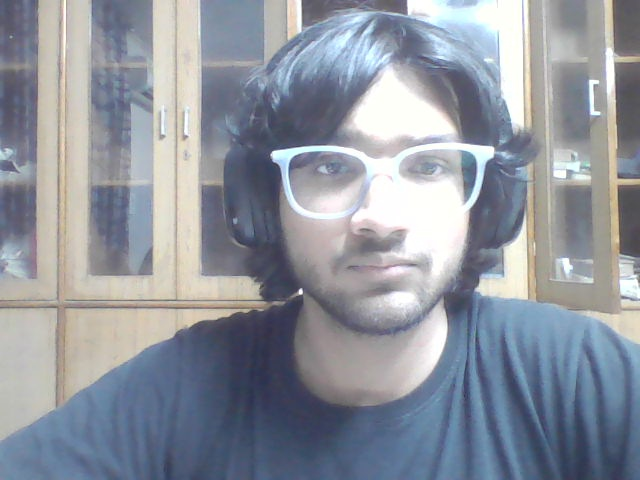
#> input picture Database/Aayush_Sardana_001/photos/Aayush_Sardana_001_01.jpg, 640 x 480 px
$ python -i face_detector.py   (imports and definitions only)
#> lines starting #> are read from the running program, lines starting #| are printed output that depends on the picture
"""
Phase 1 — Face Understanding
Uses OpenCV Haar cascades + geometry to produce landmarks, symmetry, and alignment.
No external model downloads required.
"""

import cv2
import numpy as np
from dataclasses import dataclass, field
from typing import Optional
import math


# ─── Data contracts ───────────────────────────────────────────────────────────

@dataclass
class FaceBoundingBox:
    x: int; y: int; w: int; h: int; confidence: float
    @property
    def center(self): return (self.x + self.w // 2, self.y + self.h // 2)

@dataclass
class LandmarkPoint:
    x: float; y: float; z: float = 0.0
    px: int = 0; py: int = 0

@dataclass
class Phase1Result:
    success: bool
    bbox: Optional[FaceBoundingBox] = None
    landmarks: list = field(default_factory=list)
    symmetry_score: float = 0.0
    symmetry_label: str = ""
    alignment_angle: float = 0.0
    face_height: int = 0
    face_width: int = 0
    error: str = ""
    # Extra: raw eye rects, mouth rect for downstream use
    eye_rects: list = field(default_factory=list)   # [(x,y,w,h), ...]
    nose_rect: Optional[tuple] = None
    mouth_rect: Optional[tuple] = None


class FaceDetector:
    """OpenCV-based face detector with 68-point approximated landmark grid."""

    def __init__(self):
        self._face_cas  = cv2.CascadeClassifier(cv2.data.haarcascades + 'haarcascade_frontalface_default.xml')
        self._face_alt  = cv2.CascadeClassifier(cv2.data.haarcascades + 'haarcascade_frontalface_alt2.xml')
        self._eye_cas   = cv2.CascadeClassifier(cv2.data.haarcascades + 'haarcascade_eye.xml')
        self._smile_cas = cv2.CascadeClassifier(cv2.data.haarcascades + 'haarcascade_smile.xml')
        self._nose_cas  = cv2.CascadeClassifier(cv2.data.haarcascades + 'haarcascade_frontalface_alt_tree.xml')

    # ── public ────────────────────────────────────────────────────────────────

    def analyze(self, image_bgr: np.ndarray) -> Phase1Result:
        h, w = image_bgr.shape[:2]
        gray = cv2.cvtColor(image_bgr, cv2.COLOR_BGR2GRAY)
        gray_eq = cv2.equalizeHist(gray)

        # Detect face
        faces = self._face_cas.detectMultiScale(gray_eq, 1.1, 5, minSize=(60,60))
        if len(faces) == 0:
            faces = self._face_alt.detectMultiScale(gray_eq, 1.1, 3, minSize=(60,60))
        if len(faces) == 0:
            return Phase1Result(success=False, error="No face detected in image.")

        # Use largest face
        fx, fy, fw, fh = sorted(faces, key=lambda r: r[2]*r[3], reverse=True)[0]
        bbox = FaceBoundingBox(x=fx, y=fy, w=fw, h=fh, confidence=0.9)

        face_gray = gray[fy:fy+fh, fx:fx+fw]
        face_eq   = gray_eq[fy:fy+fh, fx:fx+fw]

        # Detect eyes within face ROI
        eyes = self._eye_cas.detectMultiScale(face_eq, 1.1, 5, minSize=(20,20))
        eyes_abs = [(fx+ex, fy+ey, ew, eh) for (ex,ey,ew,eh) in eyes]

        # Detect mouth
        mouth_region = face_gray[fh//2:, :]
        smiles = self._smile_cas.detectMultiScale(mouth_region, 1.7, 20,
                                                   minSize=(fw//4, fh//8))
        mouth_abs = None
        if len(smiles) > 0:
            mx, my, mw, mh = smiles[0]
            mouth_abs = (fx+mx, fy+fh//2+my, mw, mh)

        # Build approximated 68-style landmark grid from geometry
        landmarks = self._build_landmarks(fx, fy, fw, fh, eyes_abs, mouth_abs, w, h)

        # Symmetry
        sym_score, sym_label = self._compute_symmetry(fx, fy, fw, fh, eyes_abs)

        # Alignment angle
        angle = self._compute_angle(eyes_abs, fx, fw)

        return Phase1Result(
            success=True,
            bbox=bbox,
            landmarks=landmarks,
            symmetry_score=sym_score,
            symmetry_label=sym_label,
            alignment_angle=angle,
            face_height=fh,
            face_width=fw,
            eye_rects=eyes_abs,
            mouth_rect=mouth_abs,
        )

    def draw_landmarks(self, image_bgr: np.ndarray, result: Phase1Result,
                       draw_mesh=True, draw_bbox=True, draw_key_points=True) -> np.ndarray:
        out = image_bgr.copy()
        if not result.success:
            return out

        if draw_bbox:
            b = result.bbox
            cv2.rectangle(out, (b.x, b.y), (b.x+b.w, b.y+b.h), (0,255,100), 2)

        # Draw landmark points
        if draw_key_points:
            for i, lm in enumerate(result.landmarks):
                color = (0, 200, 255) if i in (30, 8, 0, 16, 36, 45, 48, 54) else (100, 180, 255)
                cv2.circle(out, (lm.px, lm.py), 2, color, -1)

        # Draw eye rects
        for (ex, ey, ew, eh) in result.eye_rects:
            cv2.rectangle(out, (ex, ey), (ex+ew, ey+eh), (255, 100, 0), 1)

        # Draw mouth rect
        if result.mouth_rect:
            mx, my, mw, mh = result.mouth_rect
            cv2.rectangle(out, (mx, my), (mx+mw, my+mh), (0, 80, 255), 1)

        # Symmetry midline
        b = result.bbox
        mid_x = b.x + b.w // 2
        cv2.line(out, (mid_x, b.y), (mid_x, b.y+b.h), (200,200,0), 1)

        label = f"Symmetry: {result.symmetry_score:.1f}%  |  {result.symmetry_label}"
        cv2.putText(out, label, (10, 28), cv2.FONT_HERSHEY_SIMPLEX, 0.6, (255,255,255), 2)
        cv2.putText(out, label, (10, 28), cv2.FONT_HERSHEY_SIMPLEX, 0.6, (30,30,30), 1)
        return out

    def close(self): pass
    def __enter__(self): return self
    def __exit__(self, *_): self.close()

    # ── landmark grid ─────────────────────────────────────────────────────────

    def _build_landmarks(self, fx, fy, fw, fh, eyes, mouth, img_w, img_h) -> list:
        """
        Approximate 68-style landmark positions from face geometry.
        Returns list of LandmarkPoint (index-compatible with region extractor).
        We generate 68 geometrically-spaced points covering all facial zones.
        """
        pts = []

        # Helper
        def pt(x, y):
            nx, ny = x / img_w, y / img_h
            pts.append(LandmarkPoint(x=nx, y=ny, z=0.0, px=int(x), py=int(y)))

        # Jaw line (points 0–16): 17 points along jaw
        for i in range(17):
            t = i / 16
            x = fx + fw * (0.05 + 0.90 * t)
            y = fy + fh * (0.60 + 0.40 * math.sin(math.pi * t))
            pt(x, y)

        # Eyebrows (17–21 left, 22–26 right)
        brow_y = fy + fh * 0.28
        for i in range(5):
            pt(fx + fw*(0.12 + 0.16*i/4), brow_y)       # left brow
        for i in range(5):
            pt(fx + fw*(0.52 + 0.16*i/4), brow_y)       # right brow

        # Nose bridge (27–30) + nostrils (31–35)
        nose_cx = fx + fw * 0.50
        for i in range(4):
            pt(nose_cx, fy + fh*(0.38 + 0.12*i/3))
        for i in range(5):
            pt(fx + fw*(0.34 + 0.08*i/4), fy + fh*0.56)

        # Eyes
        if len(eyes) >= 2:
            # Sort eyes left to right
            eyes_sorted = sorted(eyes[:2], key=lambda e: e[0])
            for e in eyes_sorted:
                ex, ey, ew, eh = e
                cx, cy = ex + ew//2, ey + eh//2
                for i in range(6):
                    a = math.pi * i / 5
                    px_ = cx + int(ew//2 * math.cos(a))
                    py_ = cy + int(eh//2 * math.sin(a) * 0.5)
                    pt(px_, py_)
        else:
            # Fallback: geometric estimate
            for side in [0.22, 0.65]:
                cx = fx + int(fw * side)
                cy = fy + int(fh * 0.38)
                for i in range(6):
                    a = math.pi * i / 5
                    pt(cx + int(fw*0.08*math.cos(a)), cy + int(fh*0.04*math.sin(a)))

        # Mouth (48–59)
        if mouth:
            mx, my, mw, mh = mouth
            cx, cy = mx + mw//2, my + mh//2
            for i in range(12):
                a = 2 * math.pi * i / 12
                pt(cx + int(mw//2*math.cos(a)), cy + int(mh//2*math.sin(a)))
        else:
            cx = fx + fw//2
            cy = fy + int(fh * 0.74)
            for i in range(12):
                a = 2 * math.pi * i / 12
                pt(cx + int(fw*0.12*math.cos(a)), cy + int(fh*0.05*math.sin(a)))

        # Inner lips (60–67): 8 points inside mouth
        cx = fx + fw//2
        cy = fy + int(fh * 0.74)
        for i in range(8):
            a = 2 * math.pi * i / 8
            pt(cx + int(fw*0.08*math.cos(a)), cy + int(fh*0.03*math.sin(a)))

        return pts

    # ── symmetry ──────────────────────────────────────────────────────────────

    def _compute_symmetry(self, fx, fy, fw, fh, eyes) -> tuple:
        mid_x = fx + fw // 2
        scores = []

        if len(eyes) >= 2:
            eyes_sorted = sorted(eyes[:2], key=lambda e: e[0])
            el = eyes_sorted[0]; er = eyes_sorted[1]
            cl_x = el[0] + el[2]//2
            cr_x = er[0] + er[2]//2
            d_left  = abs(cl_x - mid_x)
            d_right = abs(cr_x - mid_x)
            if d_left + d_right > 0:
                asym = abs(d_left - d_right) / ((d_left + d_right) / 2)
                scores.append(asym)
            # Eye size ratio
            size_ratio = min(el[2]*el[3], er[2]*er[3]) / max(el[2]*el[3], er[2]*er[3])
            scores.append(1 - size_ratio)

        # Fallback geometric score
        if not scores:
            scores = [0.05]

        mean_asym = float(np.mean(scores))
        score = max(0.0, min(100.0, (1 - mean_asym / 0.30) * 100))

        if score >= 90:   label = "Highly Symmetric"
        elif score >= 75: label = "Normal Symmetry"
        elif score >= 55: label = "Mild Asymmetry"
        elif score >= 35: label = "Moderate Asymmetry"
        else:             label = "Notable Asymmetry"

        return round(score, 1), label

    def _compute_angle(self, eyes, fx, fw) -> float:
        if len(eyes) >= 2:
            eyes_sorted = sorted(eyes[:2], key=lambda e: e[0])
            el, er = eyes_sorted
            cl = (el[0]+el[2]//2, el[1]+el[3]//2)
            cr = (er[0]+er[2]//2, er[1]+er[3]//2)
            dx, dy = cr[0]-cl[0], cr[1]-cl[1]
            return math.degrees(math.atan2(dy, dx))
        return 0.0

>>> import cv2
>>> picture = cv2.imread('../../../Database/Aayush_Sardana_001/photos/Aayush_Sardana_001_01.jpg')
#> picture is the input picture: shape (480, 640, 3); mean B, G, R 158.8, 148.9, 143.5
>>> result = FaceDetector().analyze(picture)
#> in analyze, `gray = cv2.cvtColor(image_bgr, cv2.COLOR_BGR2GRAY)`:
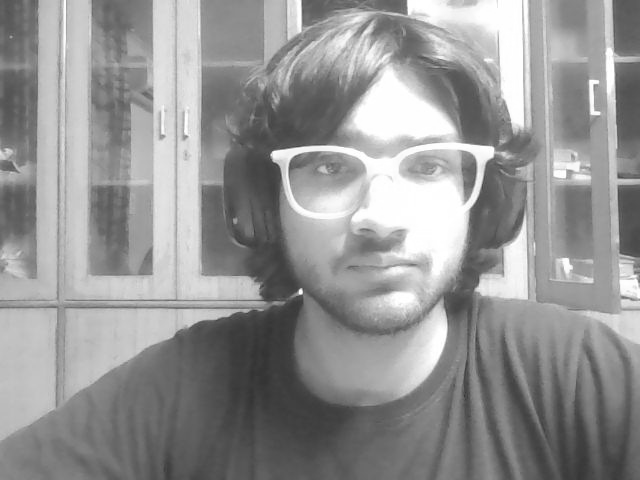
#> gray: shape (480, 640); min 50, max 255, mean 148.4
#> in analyze, `gray_eq = cv2.equalizeHist(gray)`:
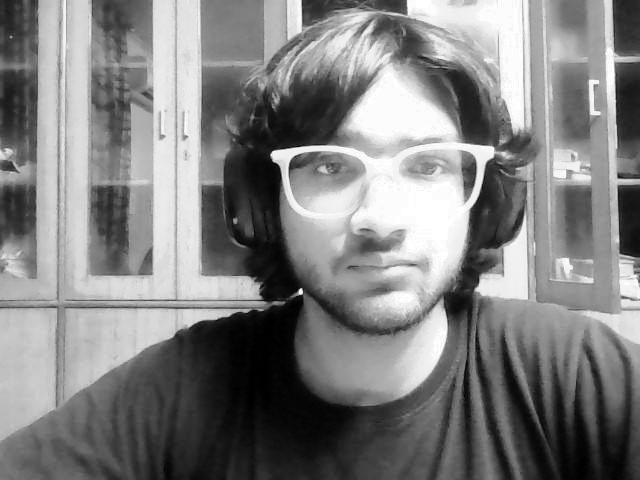
#> gray_eq: shape (480, 640); min 0, max 255, mean 128.3
#> in analyze, `faces = self._face_cas.detectMultiScale(gray_eq, 1.1, 5, minSize=(60,6..`: faces = [[260, 84, 234, 234]]
#> in analyze, `fx, fy, fw, fh = sorted(faces, key=lambda r: r[2]*r[3], reverse=True)[0]`: fx = 260; fy = 84; fw = 234
#> in analyze, `face_gray = gray[fy:fy+fh, fx:fx+fw]`:
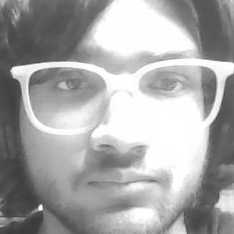
#> face_gray: shape (234, 234); min 57, max 255, mean 166.5
#> in analyze, `face_eq   = gray_eq[fy:fy+fh, fx:fx+fw]`:
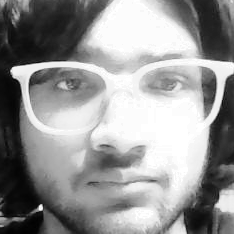
#> face_eq: shape (234, 234); min 1, max 255, mean 148.2
#> in analyze, `eyes = self._eye_cas.detectMultiScale(face_eq, 1.1, 5, minSize=(20,20))`: eyes = [[49, 64, 43, 43], [140, 58, 50, 50]]
#> in analyze, `eyes_abs = [(fx+ex, fy+ey, ew, eh) for (ex,ey,ew,eh) in eyes]`: eyes_abs = [(309, 148, 43, 43), (400, 142, 50, 50)]
#> in analyze, `mouth_region = face_gray[fh//2:, :]`:
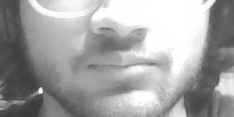
#> mouth_region: shape (117, 234); min 57, max 255, mean 163.7
#> in analyze, `smiles = self._smile_cas.detectMultiScale(mouth_region, 1.7, 20, minSi..`: smiles = [[74, 46, 104, 52]]
#> in analyze, `mx, my, mw, mh = smiles[0]`: mx = 74; my = 46; mw = 104; mh = 52
#> in analyze, `mouth_abs = (fx+mx, fy+fh//2+my, mw, mh)`: mouth_abs = (334, 247, 104, 52)
#> the loop in _build_landmarks, `for i in range(17):` made 17 passes
#> (x, y, nx in pt, ny in pt) on passes 1 to 12: (271.7, 224.4, 0.425, 0.468), (284.9, 242.7, 0.445, 0.506), (298, 260.2, 0.466, 0.542), (311.2, 276.4, 0.486, 0.576), (324.4, 290.6, 0.507, 0.605), (337.5, 302.2, 0.527, 0.63), (350.7, 310.9, 0.548, 0.648), (363.8, 316.2, 0.568, 0.659), (377, 318, 0.589, 0.662), (390.2, 316.2, 0.61, 0.659), (403.3, 310.9, 0.63, 0.648), (416.5, 302.2, 0.651, 0.63)
#> in _build_landmarks, `brow_y = fy + fh * 0.28`: brow_y = 149.5
#> the loop in _build_landmarks, `for i in range(5):` made 5 passes
#> nx in pt on passes 1 to 5: 0.45, 0.465, 0.479, 0.494, 0.509
#> the loop in _build_landmarks, `for i in range(5):` made 5 passes
#> nx in pt on passes 1 to 5: 0.596, 0.611, 0.626, 0.64, 0.655
#> in _build_landmarks, `nose_cx = fx + fw * 0.50`: nose_cx = 377
#> the loop in _build_landmarks, `for i in range(4):` made 4 passes
#> ny in pt on passes 1 to 4: 0.36, 0.38, 0.399, 0.419
#> the loop in _build_landmarks, `for i in range(5):` made 5 passes
#> nx in pt on passes 1 to 5: 0.531, 0.538, 0.545, 0.552, 0.56
#> in _build_landmarks, `eyes_sorted = sorted(eyes[:2], key=lambda e: e[0])`: eyes_sorted = [(309, 148, 43, 43), (400, 142, 50, 50)]
#> the loop in _build_landmarks, `for e in eyes_sorted:` made 2 passes
#> (ex, ey, ew, eh, cx, cy) on passes 1 to 2: (309, 148, 43, 43, 330, 169), (400, 142, 50, 50, 425, 167)
#> in _build_landmarks, `mx, my, mw, mh = mouth`: mx = 334; my = 247; mw = 104; mh = 52
#> in _build_landmarks, `cx, cy = mx + mw//2, my + mh//2`: cx = 386; cy = 273
#> the loop in _build_landmarks, `for i in range(12):` made 12 passes
#> (nx in pt, ny in pt) on passes 1 to 12: (0.684, 0.569), (0.673, 0.594), (0.644, 0.615), (0.603, 0.623), (0.564, 0.615), (0.533, 0.594), (0.522, 0.569), (0.533, 0.544), (0.562, 0.523), (0.603, 0.515), (0.644, 0.523), (0.673, 0.542)
#> in _build_landmarks, `cx = fx + fw//2`: cx = 377
#> in _build_landmarks, `cy = fy + int(fh * 0.74)`: cy = 257
#> the loop in _build_landmarks, `for i in range(8):` made 8 passes
#> (a, nx in pt, ny in pt) on passes 1 to 8: (0, 0.617, 0.535), (0.785, 0.609, 0.544), (1.57, 0.589, 0.55), (2.36, 0.569, 0.544), (3.14, 0.561, 0.535), (3.93, 0.569, 0.527), (4.71, 0.589, 0.521), (5.5, 0.609, 0.527)
#> in analyze, `landmarks = self._build_landmarks(fx, fy, fw, fh, eyes_abs, mouth_abs,..`: landmarks = 68 items
#> in _compute_symmetry, `mid_x = fx + fw // 2`: mid_x = 377
#> in _compute_symmetry, `eyes_sorted = sorted(eyes[:2], key=lambda e: e[0])`: eyes_sorted = [(309, 148, 43, 43), (400, 142, 50, 50)]
#> in _compute_symmetry, `el = eyes_sorted[0]`: el = (309, 148, 43, 43)
#> in _compute_symmetry, `er = eyes_sorted[1]`: er = (400, 142, 50, 50)
#> in _compute_symmetry, `cl_x = el[0] + el[2]//2`: cl_x = 330
#> in _compute_symmetry, `cr_x = er[0] + er[2]//2`: cr_x = 425
#> in _compute_symmetry, `d_left  = abs(cl_x - mid_x)`: d_left = 47
#> in _compute_symmetry, `d_right = abs(cr_x - mid_x)`: d_right = 48
#> in _compute_symmetry, `asym = abs(d_left - d_right) / ((d_left + d_right) / 2)`: asym = 0.0211
#> in _compute_symmetry, `size_ratio = min(el[2]*el[3], er[2]*er[3]) / max(el[2]*el[3], er[2]*er..`: size_ratio = 0.74
#> in _compute_symmetry, `mean_asym = float(np.mean(scores))`: mean_asym = 0.141
#> in _compute_symmetry, `score = max(0.0, min(100.0, (1 - mean_asym / 0.30) * 100))`: score = 53.09
#> in analyze, `sym_score, sym_label = self._compute_symmetry(fx, fy, fw, fh, eyes_abs)`: sym_score = 53.1; sym_label = 'Moderate Asymmetry'
#> in _compute_angle, `eyes_sorted = sorted(eyes[:2], key=lambda e: e[0])`: eyes_sorted = [(309, 148, 43, 43), (400, 142, 50, 50)]
#> in _compute_angle, `el, er = eyes_sorted`: el = (309, 148, 43, 43); er = (400, 142, 50, 50)
#> in _compute_angle, `cl = (el[0]+el[2]//2, el[1]+el[3]//2)`: cl = (330, 169)
#> in _compute_angle, `cr = (er[0]+er[2]//2, er[1]+er[3]//2)`: cr = (425, 167)
#> in _compute_angle, `dx, dy = cr[0]-cl[0], cr[1]-cl[1]`: dx = 95; dy = -2
#> in analyze, `angle = self._compute_angle(eyes_abs, fx, fw)`: angle = -1.21
